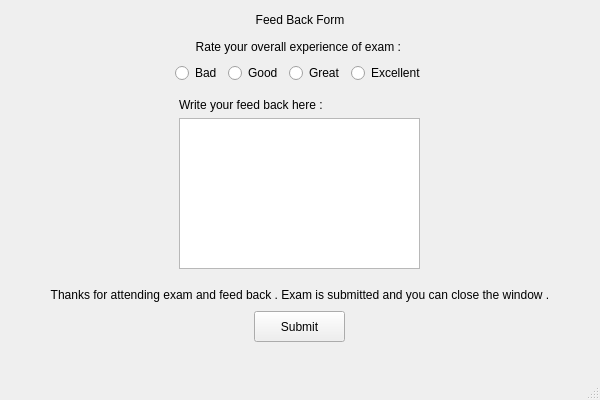
<?xml version="1.0" encoding="UTF-8"?>
<ui version="4.0">
 <class>MainWindow</class>
 <widget class="QMainWindow" name="MainWindow">
  <property name="geometry">
   <rect>
    <x>0</x>
    <y>0</y>
    <width>600</width>
    <height>400</height>
   </rect>
  </property>
  <property name="minimumSize">
   <size>
    <width>600</width>
    <height>400</height>
   </size>
  </property>
  <property name="windowTitle">
   <string>MainWindow</string>
  </property>
  <widget class="QWidget" name="centralwidget">
   <layout class="QVBoxLayout" name="verticalLayout">
    <item>
     <layout class="QHBoxLayout" name="horizontalLayout">
      <item>
       <widget class="QLabel" name="label">
        <property name="styleSheet">
         <string notr="true">font: 18pt &quot;MS Shell Dlg 2&quot;;</string>
        </property>
        <property name="text">
         <string>Feed Back Form</string>
        </property>
        <property name="alignment">
         <set>Qt::AlignCenter</set>
        </property>
        <property name="wordWrap">
         <bool>true</bool>
        </property>
       </widget>
      </item>
     </layout>
    </item>
    <item>
     <widget class="QLabel" name="label_6">
      <property name="styleSheet">
       <string notr="true">font: 10pt &quot;MS Shell Dlg 2&quot;;</string>
      </property>
      <property name="text">
       <string>Rate your overall experience of exam : </string>
      </property>
      <property name="alignment">
       <set>Qt::AlignCenter</set>
      </property>
      <property name="wordWrap">
       <bool>true</bool>
      </property>
     </widget>
    </item>
    <item>
     <layout class="QHBoxLayout" name="horizontalLayout_2">
      <item>
       <spacer name="horizontalSpacer">
        <property name="orientation">
         <enum>Qt::Horizontal</enum>
        </property>
        <property name="sizeHint" stdset="0">
         <size>
          <width>40</width>
          <height>20</height>
         </size>
        </property>
       </spacer>
      </item>
      <item>
       <widget class="QRadioButton" name="radioButton">
        <property name="text">
         <string>Bad</string>
        </property>
       </widget>
      </item>
      <item>
       <widget class="QRadioButton" name="radioButton_2">
        <property name="text">
         <string>Good</string>
        </property>
       </widget>
      </item>
      <item>
       <widget class="QRadioButton" name="radioButton_3">
        <property name="text">
         <string>Great</string>
        </property>
       </widget>
      </item>
      <item>
       <widget class="QRadioButton" name="radioButton_4">
        <property name="text">
         <string>Excellent</string>
        </property>
       </widget>
      </item>
      <item>
       <spacer name="horizontalSpacer_2">
        <property name="orientation">
         <enum>Qt::Horizontal</enum>
        </property>
        <property name="sizeHint" stdset="0">
         <size>
          <width>40</width>
          <height>20</height>
         </size>
        </property>
       </spacer>
      </item>
     </layout>
    </item>
    <item>
     <layout class="QHBoxLayout" name="horizontalLayout_5">
      <item>
       <widget class="QWidget" name="widget_2" native="true">
        <property name="minimumSize">
         <size>
          <width>259</width>
          <height>129</height>
         </size>
        </property>
        <property name="maximumSize">
         <size>
          <width>259</width>
          <height>189</height>
         </size>
        </property>
        <layout class="QVBoxLayout" name="verticalLayout_2">
         <item>
          <widget class="QLabel" name="label_4">
           <property name="styleSheet">
            <string notr="true">font: 10pt &quot;MS Shell Dlg 2&quot;;</string>
           </property>
           <property name="text">
            <string>Write your feed back here :</string>
           </property>
          </widget>
         </item>
         <item>
          <widget class="QTextEdit" name="textEdit"/>
         </item>
        </layout>
       </widget>
      </item>
     </layout>
    </item>
    <item>
     <widget class="QLabel" name="label_5">
      <property name="styleSheet">
       <string notr="true">font: 10pt &quot;MS Shell Dlg 2&quot;;</string>
      </property>
      <property name="text">
       <string>Thanks for attending exam and feed back . Exam is submitted and you can close the window .</string>
      </property>
      <property name="alignment">
       <set>Qt::AlignCenter</set>
      </property>
      <property name="wordWrap">
       <bool>true</bool>
      </property>
     </widget>
    </item>
    <item>
     <layout class="QHBoxLayout" name="horizontalLayout_6">
      <item>
       <widget class="QPushButton" name="pushButton">
        <property name="minimumSize">
         <size>
          <width>91</width>
          <height>31</height>
         </size>
        </property>
        <property name="maximumSize">
         <size>
          <width>91</width>
          <height>31</height>
         </size>
        </property>
        <property name="text">
         <string>Submit</string>
        </property>
       </widget>
      </item>
     </layout>
    </item>
    <item>
     <widget class="QLabel" name="label_3">
      <property name="text">
       <string/>
      </property>
     </widget>
    </item>
   </layout>
  </widget>
  <widget class="QMenuBar" name="menubar">
   <property name="geometry">
    <rect>
     <x>0</x>
     <y>0</y>
     <width>600</width>
     <height>18</height>
    </rect>
   </property>
  </widget>
  <widget class="QStatusBar" name="statusbar"/>
 </widget>
 <resources/>
 <connections/>
</ui>
